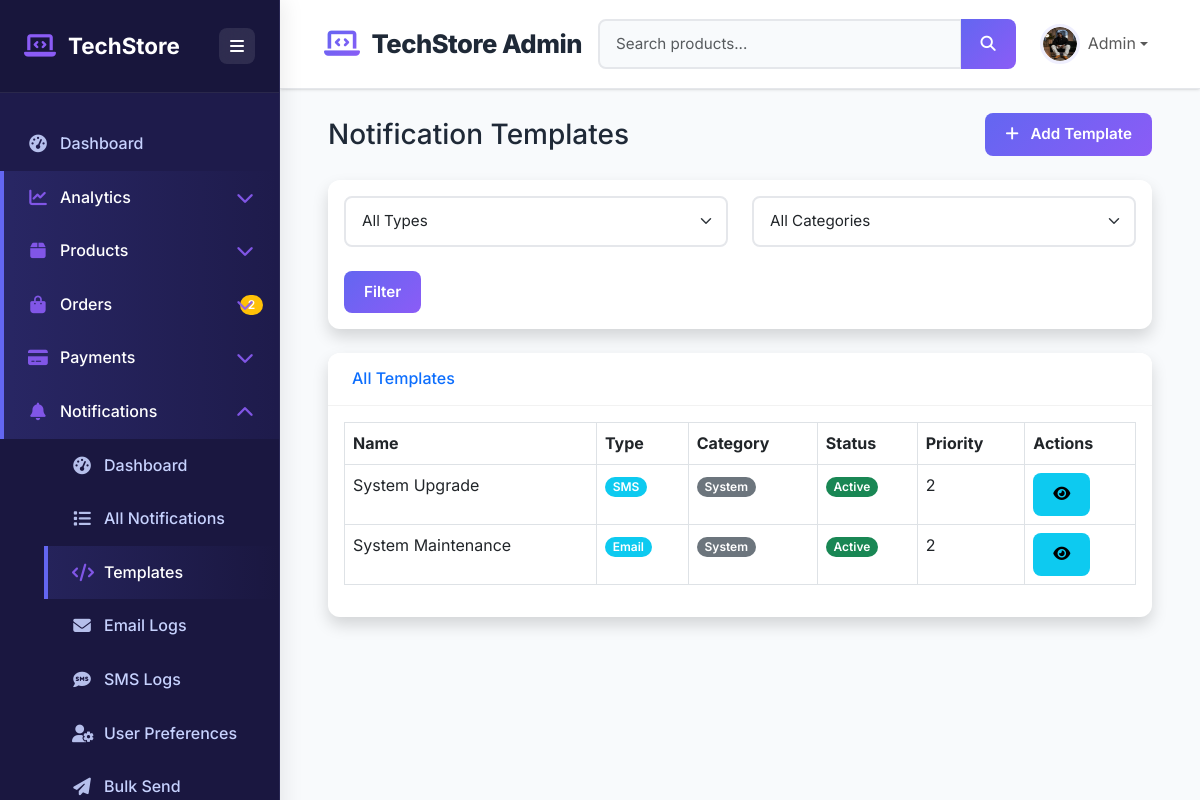
Screenshot of /notifications/admin-templates/ (signed in) with the database file from the repository.
### users/models.py (models this page shows, shortened)
class User(AbstractUser):
    ROLE_CHOICES = (
        ('customer', 'Customer'),
        ('seller', 'Seller'),
        ('admin', 'Administrator'),
    )
    role = models.CharField(max_length=20, choices=ROLE_CHOICES, default='customer')
    phone = models.CharField(max_length=20, blank=True)
    address = models.TextField(blank=True)
    city = models.CharField(max_length=100, blank=True)
    state = models.CharField(max_length=100, blank=True)
    country = models.CharField(max_length=100, blank=True)
    zip_code = models.CharField(max_length=20, blank=True)
    profile_picture = models.ImageField(upload_to='profiles/', blank=True)
    email_verified = models.BooleanField(default=False)
    phone_verified = models.BooleanField(default=False)
    email_verification_token = models.CharField(max_length=100, blank=True, null=True)
    email_token_created = models.DateTimeField(null=True, blank=True)
    otp = models.CharField(max_length=6, blank=True)
    otp_expiry = models.DateTimeField(null=True, blank=True)
    created_at = models.DateTimeField(auto_now_add=True)
    updated_at = models.DateTimeField(auto_now=True)
    class Meta:
        db_table = 'users'
    @property
    def profile_picture_url(self):
        if self.profile_picture and hasattr(self.profile_picture, 'url'):
            return self.profile_picture.url
        return None

### notifications/models.py (models this page shows, shortened)
class NotificationTemplate(models.Model):
    TEMPLATE_TYPE_CHOICES = [
        ('email', 'Email'),
        ('sms', 'SMS'),
        ('push', 'Push Notification'),
        ('whatsapp', 'WhatsApp'),
    ]
    NOTIFICATION_CATEGORY_CHOICES = [
        ('order', 'Order'),
        ('payment', 'Payment'),
        ('shipping', 'Shipping'),
        ('account', 'Account'),
        ('promotional', 'Promotional'),
        ('system', 'System'),
    ]
    name = models.CharField(max_length=100)
    template_type = models.CharField(max_length=20, choices=TEMPLATE_TYPE_CHOICES)
    category = models.CharField(max_length=20, choices=NOTIFICATION_CATEGORY_CHOICES)
    subject = models.CharField(max_length=200, blank=True)
    html_content = models.TextField(blank=True)  # For email/rich notifications
    text_content = models.TextField(blank=True)  # For SMS/plain text
    push_content = models.TextField(blank=True)  # For push notifications
    available_variables = models.JSONField(default=list)
    is_active = models.BooleanField(default=True)
    priority = models.IntegerField(default=1)  # 1=Low, 2=Medium, 3=High, 4=Urgent
    created_at = models.DateTimeField(auto_now_add=True)
    updated_at = models.DateTimeField(auto_now=True)
    class Meta:
        ordering = ['category', 'priority', 'name']
        unique_together = ['name', 'template_type']

### notifications/views.py (the view)
# urls.py: path('admin-templates/', views.admin_template_list, name='admin_template_list'),
@staff_member_required
def admin_template_list(request):
    templates = NotificationTemplate.objects.all().order_by('-updated_at')
    template_type = request.GET.get('type')
    if template_type:
        templates = templates.filter(template_type=template_type)
    category = request.GET.get('category')
    if category:
        templates = templates.filter(category=category)
    is_active = request.GET.get('is_active')
    if is_active == 'true':
        templates = templates.filter(is_active=True)
    elif is_active == 'false':
        templates = templates.filter(is_active=False)
    search_query = request.GET.get('q')
    if search_query:
        templates = templates.filter(
            Q(name__icontains=search_query) |
            Q(subject__icontains=search_query)
        )
    paginator = Paginator(templates, 25)
    page = request.GET.get('page')
    try:
        templates = paginator.page(page)
    except PageNotAnInteger:
        templates = paginator.page(1)
    except EmptyPage:
        templates = paginator.page(paginator.num_pages)
    context = {
        'templates': templates,
        'template_types': NotificationTemplate.TEMPLATE_TYPE_CHOICES,
        'categories': NotificationTemplate.NOTIFICATION_CATEGORY_CHOICES,
        'filter_params': request.GET,
    }
    return render(request, 'admin/notifications/template_list.html', context)

### cart/context_processors.py (called while the page is built)
def cart_items_count(request):
    cart_count = 0
    cart_total = 0
    try:
        if request.user.is_authenticated:
            cart = Cart.objects.filter(user=request.user, is_active=True).first()
        else:
            session_key = request.session.session_key
            if session_key:
                cart = Cart.objects.filter(session_key=session_key, user=None, is_active=True).first()
            else:
                cart = None
        if cart:
            cart_count = cart.total_quantity
            cart_total = cart.total_price
    except Exception:
        pass
    return {
        'cart_items_count': cart_count,
        'cart_total_amount': cart_total,
    }

### notifications/context_processors.py (called while the page is built)
def notification_context(request):
    if request.user.is_authenticated:
        unread_count = Notification.objects.filter(user=request.user, is_read=False).count()
        recent_notifications = Notification.objects.filter(
            user=request.user
        ).order_by('-created_at')[:5]
        return {
            'unread_notifications_count': unread_count,
            'user_notifications': recent_notifications,
        }
    return {}

def admin_notification_context(request):
    if request.user.is_authenticated and request.user.is_staff:
        return {
            'admin_unread_count': Notification.objects.filter(is_read=False).count(),
            'admin_failed_count': Notification.objects.filter(status='failed').count(),
            'admin_today_count': Notification.objects.filter(
                created_at__date=timezone.now().date()
            ).count(),
        }
    return {}

### payments/context_processors.py (called while the page is built)
def admin_context(request):
    context = {}
    if request.user.is_authenticated and (request.user.is_staff or getattr(request.user, 'role', '') == 'admin'):
        context.update({
            'pending_refunds_count': Refund.objects.filter(
                Q(status='pending') | Q(status='processing')
            ).count(),
        })
    return context

### users/context_processors.py (called while the page is built)
def admin_sidebar_context(request):
    if request.user.is_authenticated and (request.user.is_staff or request.user.role in ['admin', 'seller']):
        return {
            'pending_users_count': User.objects.filter(is_active=False).count(),
            'unverified_users_count': User.objects.filter(email_verified=False).count(),
        }
    return {}

### templates/admin/notifications/template_list.html (shortened to what this page needs)
{% extends 'admin/admin_base.html' %}
{% block content %}
<div class="container-fluid px-4">
    <div class="d-flex justify-content-between align-items-center mb-4">
        <h1 class="h3 mb-0">Notification Templates</h1>
        <a href="{% url 'notifications:admin_template_add' %}" class="btn btn-primary">
            <i class="fas fa-plus me-2"></i> Add Template
        </a>
    </div>
    <div class="card shadow mb-4">
        <div class="card-body">
            <form method="get" class="row g-3">
                <div class="col-md-6">
                    <select name="type" class="form-select">
                        <option value="">All Types</option>
                    </select>
                </div>
                <div class="col-md-6">
                    <select name="category" class="form-select">
                        <option value="">All Categories</option>
                    </select>
                </div>
                <div class="col-12">
                    <button type="submit" class="btn btn-primary">Filter</button>
                </div>
            </form>
        </div>
    </div>
    <div class="card shadow">
        <div class="card-header py-3">
            <h6 class="m-0 font-weight-bold text-primary">All Templates</h6>
        </div>
        <div class="card-body">
            <div class="table-responsive">
                <table class="table table-bordered">
                    <thead>
                        <tr>
                            <th>Name</th>
                            <th>Type</th>
                            <th>Category</th>
                            <th>Status</th>
                            <th>Priority</th>
                            <th>Actions</th>
                        </tr>
                    </thead>
                    <tbody>
                        {% for template in templates %}
                        <tr>
                            <td>{{ template.name }}</td>
                            <td><span class="badge bg-info">{{ template.get_template_type_display }}</span></td>
                            <td><span class="badge bg-secondary">{{ template.get_category_display }}</span></td>
                            <td>
                                {% if template.is_active %}
                                <span class="badge bg-success">Active</span>
                                {% else %}
                                <span class="badge bg-danger">Inactive</span>
                                {% endif %}
                            </td>
                            <td>{{ template.priority }}</td>
                            <td>
                                <a href="{% url 'notifications:admin_template_detail' template.id %}" class="btn btn-sm btn-info">
                                    <i class="fas fa-eye"></i>
                                </a>
                            </td>
                        </tr>
                        {% empty %}
                        <tr>
                            <td colspan="6" class="text-center py-4">No templates found</td>
                        </tr>
                        {% endfor %}
                    </tbody>
                </table>
            </div>
        </div>
    </div>
</div>
{% endblock %}

### templates/admin/admin_base.html (shortened to what this page needs)
<!DOCTYPE html>
<html lang="en">
<head>
    <link href="https://cdn.jsdelivr.net/npm/bootstrap@5.3.0/dist/css/bootstrap.min.css" rel="stylesheet">
    <link rel="stylesheet" href="https://cdnjs.cloudflare.com/ajax/libs/font-awesome/6.4.0/css/all.min.css">
</head>
<body>
    <div id="sidebar">
        <div class="sidebar-header">
            <h3>
                <i class="fas fa-laptop-code"></i>
                <span>TechStore</span>
            </h3>
            <button id="sidebarToggle" type="button" aria-label="Toggle sidebar">
                <i class="fas fa-bars"></i>
            </button>
        </div>
        <div class="sidebar-menu">
            <a href="{% url 'analytics:analytics_dashboard' %}" class="nav-link">
                <i class="fas fa-tachometer-alt"></i>
                <span>Dashboard</span>
            </a>
            <a href="#analyticsSubmenu" class="nav-link" data-bs-toggle="collapse">
                <i class="fas fa-chart-line"></i>
                <span>Analytics</span>
                <i class="fas fa-chevron-down ms-auto"></i>
            </a>
            <a href="#productsSubmenu" class="nav-link" data-bs-toggle="collapse">
                <i class="fas fa-box"></i>
                <span>Products</span>
                <i class="fas fa-chevron-down ms-auto"></i>
            </a>
            <a href="#ordersSubmenu" class="nav-link" data-bs-toggle="collapse">
                <i class="fas fa-shopping-bag"></i>
                <span>Orders</span>
                {% if pending_orders_count %}
                <span class="badge bg-warning badge-sidebar">{{ pending_orders_count }}</span>
                {% endif %}
                <i class="fas fa-chevron-down ms-auto"></i>
            </a>
            <a href="#paymentsSubmenu" class="nav-link" data-bs-toggle="collapse">
                <i class="fas fa-credit-card"></i>
                <span>Payments</span>
                <i class="fas fa-chevron-down ms-auto"></i>
            </a>
            <a href="#notificationsSubmenu" class="nav-link" data-bs-toggle="collapse">
                <i class="fas fa-bell"></i>
                <span>Notifications</span>
                <i class="fas fa-chevron-down ms-auto"></i>
            </a>
            <div class="collapse" id="notificationsSubmenu">
                <div class="submenu">
                    <a href="{% url 'notifications:admin_notification_dashboard' %}" class="nav-link">
                        <i class="fas fa-tachometer-alt"></i>
                        <span>Dashboard</span>
                    </a>
                    <a href="{% url 'notifications:admin_notification_list' %}" class="nav-link">
                        <i class="fas fa-list"></i>
                        <span>All Notifications</span>
                    </a>
                    <a href="{% url 'notifications:admin_template_list' %}" class="nav-link">
                        <i class="fas fa-code"></i>
                        <span>Templates</span>
                    </a>
                    <a href="{% url 'notifications:admin_email_logs' %}" class="nav-link">
                        <i class="fas fa-envelope"></i>
                        <span>Email Logs</span>
                    </a>
                    <a href="{% url 'notifications:admin_sms_logs' %}" class="nav-link">
                        <i class="fas fa-sms"></i>
                        <span>SMS Logs</span>
                    </a>
                    <a href="{% url 'notifications:admin_preferences_list' %}" class="nav-link">
                        <i class="fas fa-user-cog"></i>
                        <span>User Preferences</span>
                    </a>
                    <a href="{% url 'notifications:admin_send_bulk_notification' %}" class="nav-link">
                        <i class="fas fa-paper-plane"></i>
                        <span>Bulk Send</span>
                    </a>
                </div>
            </div>
        </div>
    </div>
    <div id="content">
        <nav class="top-navbar navbar navbar-expand-lg navbar-light">
            <div class="container-fluid">
                <a class="navbar-brand" href="{% url 'analytics:analytics_dashboard' %}">
                    <i class="fas fa-laptop-code"></i>
                    <span>TechStore Admin</span>
                </a>
                <div class="collapse navbar-collapse" id="navbarMain">
                    <form class="d-flex me-3 search-form" action="{% url 'products:product_search' %}" method="get">
                        <div class="input-group">
                            <input type="text" class="form-control search-input" placeholder="Search products..."
                                   name="q" aria-label="Search products">
                            <button class="btn btn-primary search-btn" type="submit">
                                <i class="fas fa-search"></i>
                            </button>
                        </div>
                    </form>
                    <div class="navbar-nav">
                        <div class="nav-item dropdown">
                            <a class="nav-link dropdown-toggle d-flex align-items-center" href="#"
                               id="userDropdown" role="button" data-bs-toggle="dropdown">
                                <div class="user-avatar me-2">
                                    {% if request.user.profile_picture_url %}
                                        <img src="{{ request.user.profile_picture_url }}"
                                             alt="{{ request.user.username }}"
                                             class="rounded-circle w-100 h-100">
                                    {% else %}
                                        <div class="rounded-circle bg-primary d-flex align-items-center justify-content-center w-100 h-100">
                                            <i class="fas fa-user text-white"></i>
                                        </div>
                                    {% endif %}
                                </div>
                                <span class="d-none d-md-inline">{{ request.user.username }}</span>
                            </a>
                        </div>
                    </div>
                </div>
            </div>
        </nav>
        <div class="container-fluid px-4 pt-4">
            {% block content %}{% endblock %}
        </div>
    </div>
</body>
</html>

### rows the page displays
User: user.profile_picture_url (picture), user.username "Admin"
NotificationTemplate: name "System Upgrade", template_type "SMS", category "System", is_active "Active", priority "2"
NotificationTemplate: name "System Maintenance", template_type "Email", category "System", is_active "Active", priority "2"

### other values shown
{{ pending_orders_count }} "2"
